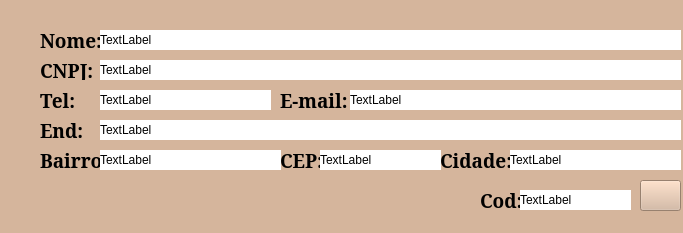
<?xml version="1.0" encoding="UTF-8"?>
<ui version="4.0">
 <class>MainWindow</class>
 <widget class="QMainWindow" name="MainWindow">
  <property name="geometry">
   <rect>
    <x>0</x>
    <y>0</y>
    <width>683</width>
    <height>233</height>
   </rect>
  </property>
  <property name="maximumSize">
   <size>
    <width>692</width>
    <height>249</height>
   </size>
  </property>
  <property name="font">
   <font>
    <family>Constantia</family>
    <pointsize>10</pointsize>
    <weight>75</weight>
    <bold>true</bold>
   </font>
  </property>
  <property name="windowTitle">
   <string>EXCLUIR CLIENTE</string>
  </property>
  <property name="windowIcon">
   <iconset>
    <normaloff>imagens/logo.ico</normaloff>imagens/logo.ico</iconset>
  </property>
  <property name="styleSheet">
   <string notr="true">background-color: rgb(213, 181, 156);</string>
  </property>
  <property name="iconSize">
   <size>
    <width>64</width>
    <height>64</height>
   </size>
  </property>
  <property name="tabShape">
   <enum>QTabWidget::Triangular</enum>
  </property>
  <widget class="QWidget" name="centralwidget">
   <widget class="QLabel" name="label">
    <property name="geometry">
     <rect>
      <x>40</x>
      <y>30</y>
      <width>71</width>
      <height>20</height>
     </rect>
    </property>
    <property name="font">
     <font>
      <family>Constantia</family>
      <pointsize>14</pointsize>
      <weight>75</weight>
      <bold>true</bold>
     </font>
    </property>
    <property name="text">
     <string>Nome:</string>
    </property>
   </widget>
   <widget class="QLabel" name="label_2">
    <property name="geometry">
     <rect>
      <x>40</x>
      <y>60</y>
      <width>71</width>
      <height>20</height>
     </rect>
    </property>
    <property name="font">
     <font>
      <family>Constantia</family>
      <pointsize>14</pointsize>
      <weight>75</weight>
      <bold>true</bold>
     </font>
    </property>
    <property name="text">
     <string>CNPJ:</string>
    </property>
   </widget>
   <widget class="QLabel" name="label_3">
    <property name="geometry">
     <rect>
      <x>40</x>
      <y>120</y>
      <width>71</width>
      <height>20</height>
     </rect>
    </property>
    <property name="font">
     <font>
      <family>Constantia</family>
      <pointsize>14</pointsize>
      <weight>75</weight>
      <bold>true</bold>
     </font>
    </property>
    <property name="text">
     <string>End:</string>
    </property>
   </widget>
   <widget class="QLabel" name="label_4">
    <property name="geometry">
     <rect>
      <x>40</x>
      <y>150</y>
      <width>71</width>
      <height>20</height>
     </rect>
    </property>
    <property name="font">
     <font>
      <family>Constantia</family>
      <pointsize>14</pointsize>
      <weight>75</weight>
      <bold>true</bold>
     </font>
    </property>
    <property name="text">
     <string>Bairro:</string>
    </property>
   </widget>
   <widget class="QLabel" name="label_5">
    <property name="geometry">
     <rect>
      <x>440</x>
      <y>150</y>
      <width>71</width>
      <height>20</height>
     </rect>
    </property>
    <property name="font">
     <font>
      <family>Constantia</family>
      <pointsize>14</pointsize>
      <weight>75</weight>
      <bold>true</bold>
     </font>
    </property>
    <property name="text">
     <string>Cidade:</string>
    </property>
   </widget>
   <widget class="QLabel" name="label_6">
    <property name="geometry">
     <rect>
      <x>280</x>
      <y>150</y>
      <width>71</width>
      <height>20</height>
     </rect>
    </property>
    <property name="font">
     <font>
      <family>Constantia</family>
      <pointsize>14</pointsize>
      <weight>75</weight>
      <bold>true</bold>
     </font>
    </property>
    <property name="text">
     <string>CEP:</string>
    </property>
   </widget>
   <widget class="QPushButton" name="pushButton_salvar">
    <property name="geometry">
     <rect>
      <x>640</x>
      <y>180</y>
      <width>41</width>
      <height>31</height>
     </rect>
    </property>
    <property name="styleSheet">
     <string notr="true">background-color: rgb(213, 181, 156);</string>
    </property>
    <property name="text">
     <string/>
    </property>
    <property name="icon">
     <iconset>
      <normaloff>imagens/lixo.ico</normaloff>imagens/lixo.ico</iconset>
    </property>
    <property name="iconSize">
     <size>
      <width>16</width>
      <height>32</height>
     </size>
    </property>
   </widget>
   <widget class="QLabel" name="label_7">
    <property name="geometry">
     <rect>
      <x>480</x>
      <y>190</y>
      <width>41</width>
      <height>20</height>
     </rect>
    </property>
    <property name="font">
     <font>
      <family>Constantia</family>
      <pointsize>14</pointsize>
      <weight>75</weight>
      <bold>true</bold>
     </font>
    </property>
    <property name="text">
     <string>Cod:</string>
    </property>
   </widget>
   <widget class="QLabel" name="label_8">
    <property name="geometry">
     <rect>
      <x>40</x>
      <y>90</y>
      <width>71</width>
      <height>20</height>
     </rect>
    </property>
    <property name="font">
     <font>
      <family>Constantia</family>
      <pointsize>14</pointsize>
      <weight>75</weight>
      <bold>true</bold>
     </font>
    </property>
    <property name="text">
     <string>Tel:</string>
    </property>
   </widget>
   <widget class="QLabel" name="label_9">
    <property name="geometry">
     <rect>
      <x>280</x>
      <y>90</y>
      <width>71</width>
      <height>20</height>
     </rect>
    </property>
    <property name="font">
     <font>
      <family>Constantia</family>
      <pointsize>14</pointsize>
      <weight>75</weight>
      <bold>true</bold>
     </font>
    </property>
    <property name="text">
     <string>E-mail:</string>
    </property>
   </widget>
   <widget class="QLabel" name="label_10">
    <property name="geometry">
     <rect>
      <x>100</x>
      <y>30</y>
      <width>581</width>
      <height>20</height>
     </rect>
    </property>
    <property name="styleSheet">
     <string notr="true">background-color: rgb(255, 255, 255);</string>
    </property>
    <property name="text">
     <string>TextLabel</string>
    </property>
   </widget>
   <widget class="QLabel" name="label_11">
    <property name="geometry">
     <rect>
      <x>100</x>
      <y>60</y>
      <width>581</width>
      <height>20</height>
     </rect>
    </property>
    <property name="styleSheet">
     <string notr="true">background-color: rgb(255, 255, 255);</string>
    </property>
    <property name="text">
     <string>TextLabel</string>
    </property>
   </widget>
   <widget class="QLabel" name="label_12">
    <property name="geometry">
     <rect>
      <x>100</x>
      <y>90</y>
      <width>171</width>
      <height>20</height>
     </rect>
    </property>
    <property name="styleSheet">
     <string notr="true">background-color: rgb(255, 255, 255);</string>
    </property>
    <property name="text">
     <string>TextLabel</string>
    </property>
   </widget>
   <widget class="QLabel" name="label_13">
    <property name="geometry">
     <rect>
      <x>350</x>
      <y>90</y>
      <width>331</width>
      <height>20</height>
     </rect>
    </property>
    <property name="styleSheet">
     <string notr="true">background-color: rgb(255, 255, 255);</string>
    </property>
    <property name="text">
     <string>TextLabel</string>
    </property>
   </widget>
   <widget class="QLabel" name="label_14">
    <property name="geometry">
     <rect>
      <x>100</x>
      <y>120</y>
      <width>581</width>
      <height>20</height>
     </rect>
    </property>
    <property name="styleSheet">
     <string notr="true">background-color: rgb(255, 255, 255);</string>
    </property>
    <property name="text">
     <string>TextLabel</string>
    </property>
   </widget>
   <widget class="QLabel" name="label_15">
    <property name="geometry">
     <rect>
      <x>100</x>
      <y>150</y>
      <width>181</width>
      <height>20</height>
     </rect>
    </property>
    <property name="styleSheet">
     <string notr="true">background-color: rgb(255, 255, 255);</string>
    </property>
    <property name="text">
     <string>TextLabel</string>
    </property>
   </widget>
   <widget class="QLabel" name="label_16">
    <property name="geometry">
     <rect>
      <x>320</x>
      <y>150</y>
      <width>121</width>
      <height>20</height>
     </rect>
    </property>
    <property name="styleSheet">
     <string notr="true">background-color: rgb(255, 255, 255);</string>
    </property>
    <property name="text">
     <string>TextLabel</string>
    </property>
   </widget>
   <widget class="QLabel" name="label_17">
    <property name="geometry">
     <rect>
      <x>510</x>
      <y>150</y>
      <width>171</width>
      <height>20</height>
     </rect>
    </property>
    <property name="styleSheet">
     <string notr="true">background-color: rgb(255, 255, 255);</string>
    </property>
    <property name="text">
     <string>TextLabel</string>
    </property>
   </widget>
   <widget class="QLabel" name="label_18">
    <property name="geometry">
     <rect>
      <x>520</x>
      <y>190</y>
      <width>111</width>
      <height>20</height>
     </rect>
    </property>
    <property name="styleSheet">
     <string notr="true">background-color: rgb(255, 255, 255);</string>
    </property>
    <property name="text">
     <string>TextLabel</string>
    </property>
   </widget>
  </widget>
  <widget class="QMenuBar" name="menubar">
   <property name="geometry">
    <rect>
     <x>0</x>
     <y>0</y>
     <width>683</width>
     <height>21</height>
    </rect>
   </property>
  </widget>
 </widget>
 <resources/>
 <connections/>
</ui>
